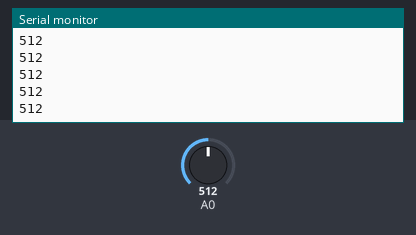
This sketch was run on a simulated Arduino Uno, built with avr-gcc and run on an emulated ATmega328P. Parts: the last lines printed to the serial monitor. The inputs (shaded band) are chosen by the test bench; at power-on: A0 = 512.

Above: at 1.2 s.
1.3 s: A0 set to 716
At 2.3 s:
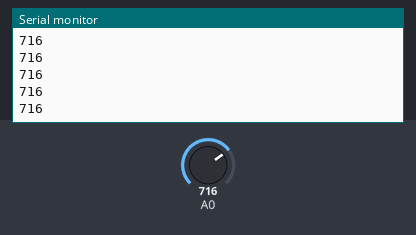
2.8 s: A0 set to 900
At 3.8 s:
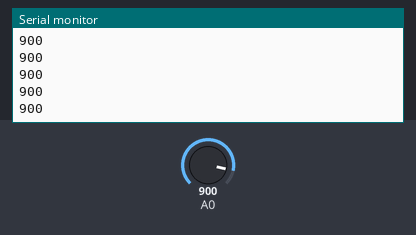
Timing chart, 0 to 5.8 s (numbered marks = the images above; inputs shaded):
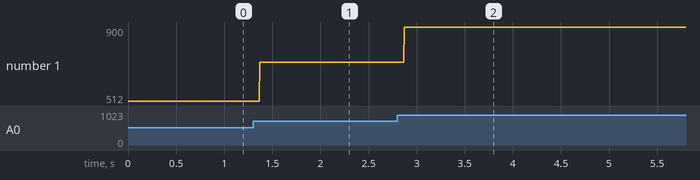

The sketch:

analogRead.ino
```cpp
void setup(){
  Serial.begin(9600);
}

void loop(){
  int pValue = analogRead(A0);
  Serial.println(pValue);
}
```

Measured:
- after the input at 1.3 s, the serial monitor: prints a new line after 0.07 s (image 1)
- after the input at 2.8 s, the serial monitor: prints a new line after 0.07 s (image 2)
- plotted number 1: 512 → 716 after the input at 1.3 s, 716 → 900 after the input at 2.8 s
